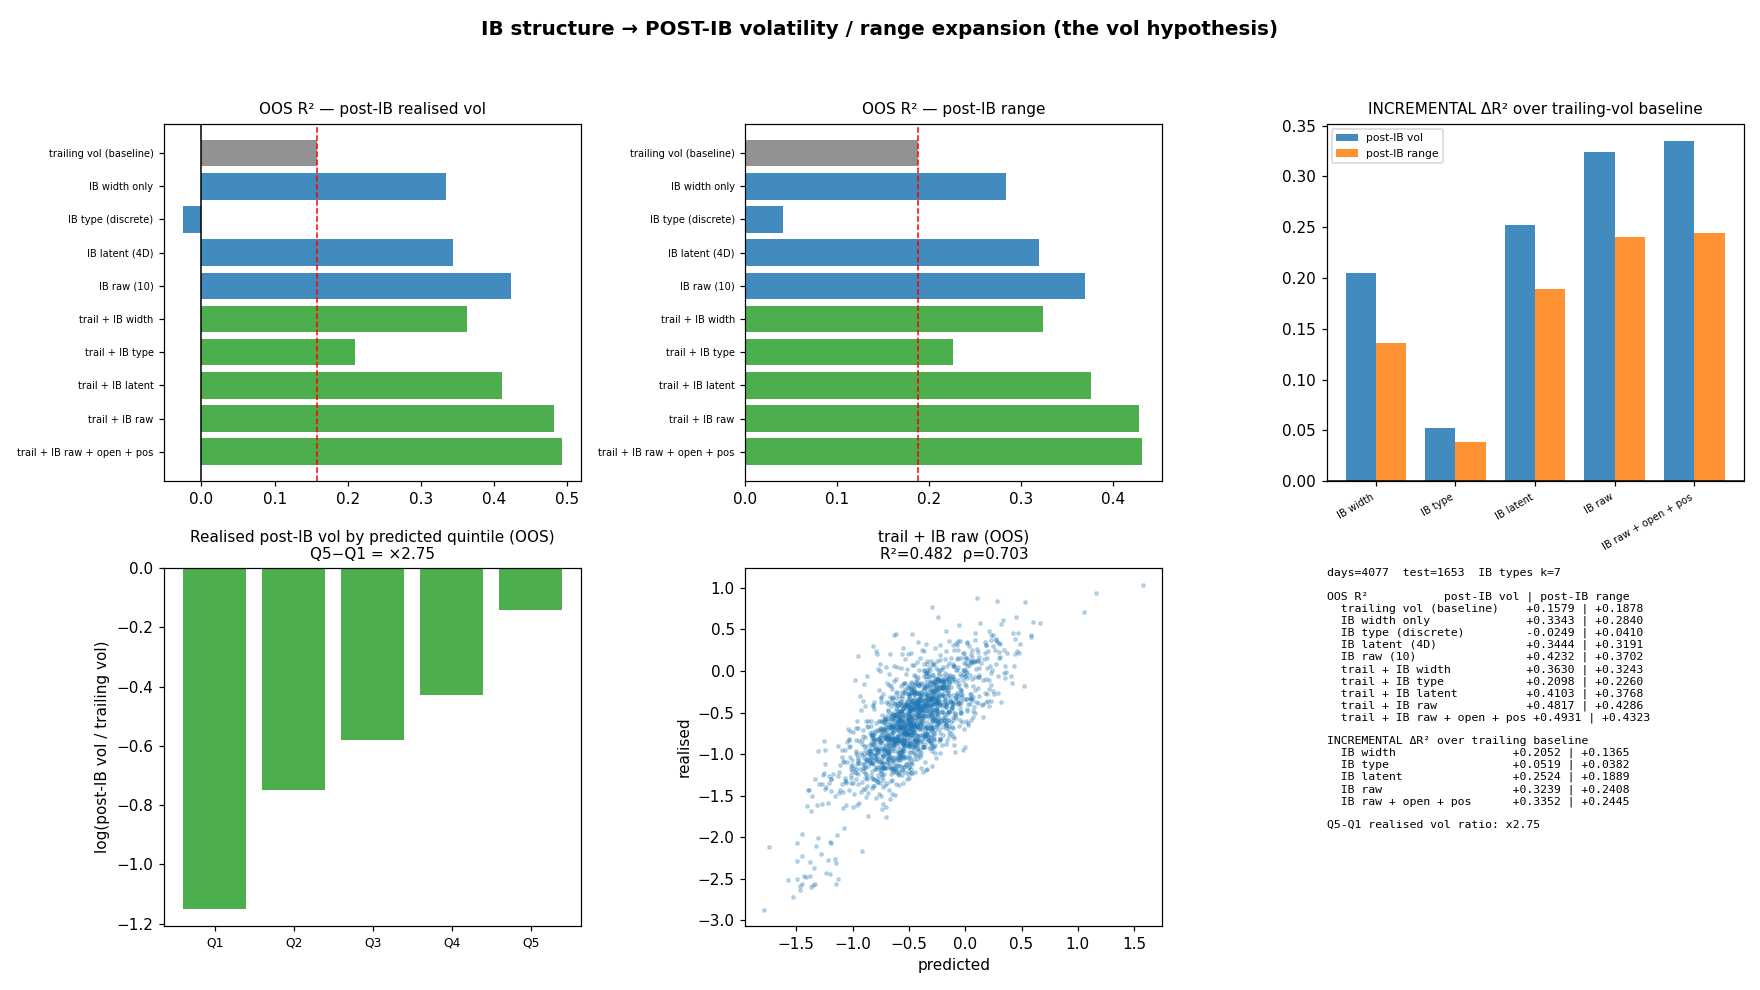

Generate this figure with Python:
"""
predict_post_ib_vol.py — the one hypothesis with a prior chance:
  does the IB STRUCTURE (continuous latent) predict POST-IB VOLATILITY / RANGE
  EXPANSION — i.e. how big the rest of the day will be?

WHY THIS ONE IS DIFFERENT FROM EVERYTHING BEFORE IT
  · The target is a market OUTCOME (realised vol / range of minutes 60→close), not a
    rule label — so it cannot be won by label mechanics.
  · It is physically DISJOINT from every predictor (all predictors close at minute 60).
  · Volatility is the quantity this project has repeatedly found to be predictable,
    while direction never was.

TWO LEAKS THAT WOULD FAKE A RESULT — BOTH CLOSED HERE
  1. `rv20` in es_days is computed from daily closes INCLUDING today's close. Using it
     (or `ib_rv_ratio`, which divides by it) to predict today's vol is lookahead.
     → everything uses rv20.shift(1); the IB `width` feature is RECOMPUTED lag-safely.
  2. Normalising the target by the IB range would put a predictor in the denominator
     and manufacture a mechanical relationship.
     → targets are normalised by TRAILING vol only.

THE REAL TEST — INCREMENTALITY
  Vol is autocorrelated, so any block containing trailing vol scores R²>0 trivially.
  The question is ΔR² of IB structure ON TOP of a trailing-vol baseline.

USAGE  ./vbt-env/bin/python predict_post_ib_vol.py
"""
import os, argparse, importlib.util, logging
import numpy as np
import pandas as pd

import torch
from sklearn.preprocessing import StandardScaler
from sklearn.linear_model import Ridge
from sklearn.mixture import GaussianMixture
from sklearn.metrics import r2_score
from scipy import stats
import matplotlib
matplotlib.use('Agg')
import matplotlib.pyplot as plt

ROOT      = os.path.dirname(os.path.abspath(__file__))
CACHE     = os.path.join(ROOT, 'cache')
RTH_START = 14 * 60 + 30
RTH_END   = 21 * 60 + 0
SEED      = 7
TEST_FROM = pd.Timestamp('2020-01-01')
IBW       = 60
WINDOW    = 60

logging.basicConfig(level=logging.INFO, format='%(asctime)s  %(levelname)-7s %(message)s',
                    datefmt='%H:%M:%S')
log = logging.getLogger('ibvol')
np.random.seed(SEED); torch.manual_seed(SEED)

POS_FEATS = ['open_rel_prior_range', 'dist_from_prior_mid', 'abs_gap_vol', 'outside_range']


def _load(name, path):
    s = importlib.util.spec_from_file_location(name, path)
    m = importlib.util.module_from_spec(s); s.loader.exec_module(m); return m


def build():
    es = pd.read_parquet(os.path.join(CACHE, 'es_continuous.parquet'))
    es.index = pd.to_datetime(es.index)
    t = es.index.hour * 60 + es.index.minute
    rth = es[(t >= RTH_START) & (t < RTH_END)].copy()
    days = pd.read_parquet(os.path.join(CACHE, 'es_days.parquet')); days.index = pd.to_datetime(days.index)

    ib_m   = _load('ib_ae',   os.path.join(ROOT, 'ib_type_autoencoder.py'))
    open_m = _load('open_ae', os.path.join(ROOT, 'open_type_autoencoder.py'))

    # ── TARGETS: post-IB realised vol & range, normalised by TRAILING vol ──
    log.info('building post-IB outcomes …')
    rth2 = rth.copy(); rth2['date'] = rth2.index.normalize()
    rows = {}
    for date, g in rth2.groupby('date'):
        if len(g) < IBW + 60:
            continue
        post = g.iloc[IBW:]
        lr = np.diff(np.log(post['close'].values))
        if len(lr) < 30:
            continue
        rows[date] = dict(
            post_rv=float(np.std(lr) * np.sqrt(len(lr))),                       # session-scale move
            post_range=float((post['high'].max() - post['low'].min()) / post['open'].iloc[0]),
            ib_range_pct=float((g.iloc[:IBW]['high'].max() - g.iloc[:IBW]['low'].min())
                               / g['open'].iloc[0]))
    O = pd.DataFrame(rows).T.sort_index()

    rv20_prev = days['rv20'].shift(1)                    # LAG-SAFE (rv20 includes today's close)
    dvol_prev = (rv20_prev / np.sqrt(252)).replace(0, np.nan)
    O = O.join(dvol_prev.rename('dvol_prev'), how='inner').dropna()
    O['y_rv']    = np.log(O['post_rv'] / O['dvol_prev'])
    O['y_range'] = np.log(O['post_range'] / O['dvol_prev'])

    # ── IB features, with a LAG-SAFE width ──
    log.info('building IB descriptors (lag-safe width) …')
    F = ib_m.build_ib_features(rth, days, bins=24)
    F['width'] = (O['ib_range_pct'].reindex(F.index) / dvol_prev.reindex(F.index))
    F = F.dropna(subset=ib_m.FEATURES)
    tri = F.index < TEST_FROM
    Xi = StandardScaler().fit(F.loc[tri, ib_m.FEATURES]).transform(F[ib_m.FEATURES]).astype(np.float32)
    ae = ib_m.train_ae(Xi[tri], Xi.shape[1], latent=4, epochs=120)
    Zib = pd.DataFrame(ib_m.encode(ae, Xi), index=F.index, columns=[f'ibz{i}' for i in range(4)])

    # ── opening latent (extra block) ──
    paths, _ = open_m.build_open_paths(rth, WINDOW)
    trp = paths.index < TEST_FROM
    ae_o = open_m.train_ae(paths.values.astype(np.float32)[trp], WINDOW, 8, 80)
    Zop = pd.DataFrame(open_m.encode(ae_o, paths.values.astype(np.float32)), index=paths.index,
                       columns=[f'opz{i}' for i in range(8)])

    # ── trailing-vol baseline + position ──
    vix = pd.read_parquet(os.path.join(CACHE, 'vix_daily.parquet'))
    vix.index = pd.to_datetime(vix.index)
    v = vix['vix_close'].reindex(days.index).ffill()
    T = pd.DataFrame(index=days.index)
    T['log_rv20_prev'] = np.log(rv20_prev.replace(0, np.nan))
    T['log_vix_prev']  = np.log(v.shift(1))
    T['vix_chg5']      = v.shift(1) - v.shift(6)

    prng = (days['prev_high'] - days['prev_low']).replace(0, np.nan)
    rel = (days['open_px'] - days['prev_low']) / prng
    P = pd.DataFrame(index=days.index)
    P['open_rel_prior_range'] = rel
    P['dist_from_prior_mid']  = (rel - 0.5).abs()
    P['abs_gap_vol'] = ((days['open_px'] - days['close_px'].shift(1)) /
                        days['close_px'].shift(1)).abs() / dvol_prev
    P['outside_range'] = ((rel < 0) | (rel > 1)).astype(float)

    A = (O[['y_rv', 'y_range']]
         .join(F[ib_m.FEATURES], how='inner')
         .join(Zib, how='inner').join(Zop, how='inner')
         .join(T, how='inner').join(P, how='inner'))
    A = A.replace([np.inf, -np.inf], np.nan).dropna()
    return A, ib_m.FEATURES


def main():
    ap = argparse.ArgumentParser(); ap.add_argument('--kmax', type=int, default=10)
    args = ap.parse_args()
    A, IBFEATS = build()
    tr = A.index < TEST_FROM; te = ~tr
    log.info('dataset: %d days (train %d / test %d)', len(A), tr.sum(), te.sum())

    ibz = [f'ibz{i}' for i in range(4)]
    opz = [f'opz{i}' for i in range(8)]
    TRAIL = ['log_rv20_prev', 'log_vix_prev', 'vix_chg5']

    # discrete IB type (BIC argmin) for the discrete-vs-continuous comparison
    Z = A[ibz].values
    best = min(range(1, args.kmax + 1),
               key=lambda k: GaussianMixture(k, covariance_type='full', n_init=5,
                                             reg_covar=1e-4, random_state=SEED).fit(Z[tr]).bic(Z[tr]))
    A['ib_type'] = GaussianMixture(best, covariance_type='full', n_init=25, reg_covar=1e-4,
                                   random_state=SEED).fit(Z[tr]).predict(Z)
    log.info('IB types: BIC argmin k=%d', best)

    sc = lambda c: pd.DataFrame(StandardScaler().fit(A.loc[tr, c]).transform(A[c]),
                                index=A.index, columns=c)
    blocks = {
        'trailing vol (baseline)': sc(TRAIL),
        'IB width only':           sc(['width']),
        'IB type (discrete)':      pd.get_dummies(A['ib_type'], prefix='ibt'),
        'IB latent (4D)':          sc(ibz),
        'IB raw (10)':             sc(IBFEATS),
        'trail + IB width':        pd.concat([sc(TRAIL), sc(['width'])], axis=1),
        'trail + IB type':         pd.concat([sc(TRAIL), pd.get_dummies(A['ib_type'], prefix='ibt')], axis=1),
        'trail + IB latent':       pd.concat([sc(TRAIL), sc(ibz)], axis=1),
        'trail + IB raw':          pd.concat([sc(TRAIL), sc(IBFEATS)], axis=1),
        'trail + IB raw + open + pos': pd.concat([sc(TRAIL), sc(IBFEATS), sc(opz), sc(POS_FEATS)], axis=1),
    }

    out = {}
    for tgt in ['y_rv', 'y_range']:
        y = A[tgt].values
        log.info('══ target: %s ══', tgt)
        res = {}
        for name, X in blocks.items():
            m = Ridge(alpha=10.0).fit(X.values[tr], y[tr])
            p = m.predict(X.values[te])
            r2 = r2_score(y[te], p)
            rho = stats.spearmanr(p, y[te]).correlation
            res[name] = dict(r2=r2, rho=rho, pred=p)
            log.info('  [%-28s] OOS R²=%+.4f  Spearman=%+.3f', name, r2, rho)
        base = res['trailing vol (baseline)']['r2']
        for name in ['trail + IB width', 'trail + IB type', 'trail + IB latent', 'trail + IB raw',
                     'trail + IB raw + open + pos']:
            log.info('  INCREMENTAL %-28s ΔR² = %+.4f', name, res[name]['r2'] - base)
        out[tgt] = res

    # quintile monotonicity on the best model (y_rv)
    y = A['y_rv'].values[te]
    pred = out['y_rv']['trail + IB raw']['pred']
    qs = pd.qcut(pd.Series(pred), 5, labels=[f'Q{i+1}' for i in range(5)])
    qt = pd.DataFrame({'pred_q': qs.values, 'realised': y}).groupby('pred_q', observed=True)['realised'].agg(['mean', 'count'])
    log.info('realised log-vol ratio by predicted quintile (OOS):\n%s', qt.round(3).to_string())
    spread = qt['mean'].iloc[-1] - qt['mean'].iloc[0]
    log.info('Q5−Q1 spread = %.3f log units  (×%.2f in vol terms)', spread, np.exp(spread))

    # ── figure ──
    fig = plt.figure(figsize=(16, 9))
    fig.suptitle('IB structure → POST-IB volatility / range expansion (the vol hypothesis)',
                 fontsize=13, weight='bold')
    names = list(blocks.keys())

    for i, tgt in enumerate(['y_rv', 'y_range']):
        ax = fig.add_subplot(2, 3, i + 1)
        vals = [out[tgt][n]['r2'] for n in names]
        cols = ['C7' if 'baseline' in n else ('C2' if n.startswith('trail +') else 'C0') for n in names]
        ax.barh(range(len(names)), vals, color=cols, alpha=.85)
        ax.set_yticks(range(len(names))); ax.set_yticklabels(names, fontsize=6.5)
        ax.axvline(0, color='k', lw=1)
        ax.axvline(out[tgt]['trailing vol (baseline)']['r2'], color='r', ls='--', lw=1)
        ax.set_title(f'OOS R² — {"post-IB realised vol" if tgt=="y_rv" else "post-IB range"}', fontsize=10)
        ax.invert_yaxis()

    ax = fig.add_subplot(2, 3, 3)
    inc = ['trail + IB width', 'trail + IB type', 'trail + IB latent', 'trail + IB raw',
           'trail + IB raw + open + pos']
    w = .38
    for j, tgt in enumerate(['y_rv', 'y_range']):
        b = out[tgt]['trailing vol (baseline)']['r2']
        ax.bar(np.arange(len(inc)) + (j - .5) * w, [out[tgt][n]['r2'] - b for n in inc], w,
               label='post-IB vol' if tgt == 'y_rv' else 'post-IB range', alpha=.85)
    ax.axhline(0, color='k', lw=1)
    ax.set_xticks(range(len(inc))); ax.set_xticklabels([n.replace('trail + ', '') for n in inc],
                                                       rotation=30, fontsize=6.5, ha='right')
    ax.set_title('INCREMENTAL ΔR² over trailing-vol baseline', fontsize=10); ax.legend(fontsize=7)

    ax = fig.add_subplot(2, 3, 4)
    ax.bar(range(len(qt)), qt['mean'].values, color='C2', alpha=.85)
    ax.set_xticks(range(len(qt))); ax.set_xticklabels(qt.index, fontsize=8)
    ax.set_title(f'Realised post-IB vol by predicted quintile (OOS)\nQ5−Q1 = ×{np.exp(spread):.2f}',
                 fontsize=10); ax.set_ylabel('log(post-IB vol / trailing vol)')

    ax = fig.add_subplot(2, 3, 5)
    ax.scatter(pred, y, s=5, alpha=.25)
    ax.set_xlabel('predicted'); ax.set_ylabel('realised')
    ax.set_title(f'trail + IB raw (OOS)\nR²={out["y_rv"]["trail + IB raw"]["r2"]:.3f}  '
                 f'ρ={out["y_rv"]["trail + IB raw"]["rho"]:.3f}', fontsize=10)

    ax = fig.add_subplot(2, 3, 6); ax.axis('off')
    L = [f'days={len(A)}  test={te.sum()}  IB types k={best}', '',
         'OOS R²           post-IB vol | post-IB range']
    for n in names:
        L.append(f'  {n:<26} {out["y_rv"][n]["r2"]:+.4f} | {out["y_range"][n]["r2"]:+.4f}')
    L += ['', 'INCREMENTAL ΔR² over trailing baseline']
    for n in inc:
        L.append(f'  {n.replace("trail + ",""):<24} {out["y_rv"][n]["r2"]-out["y_rv"]["trailing vol (baseline)"]["r2"]:+.4f} | '
                 f'{out["y_range"][n]["r2"]-out["y_range"]["trailing vol (baseline)"]["r2"]:+.4f}')
    L += ['', f'Q5-Q1 realised vol ratio: x{np.exp(spread):.2f}']
    ax.text(0, 1, '\n'.join(L), va='top', ha='left', fontsize=7.5, family='monospace')

    fig.tight_layout(rect=[0, 0, 1, 0.95])
    p = os.path.join(ROOT, 'predict_post_ib_vol.png')
    fig.savefig(p, dpi=110); log.info('saved figure → %s', p)

    print('\n' + '=' * 76)
    print('IB STRUCTURE → POST-IB VOLATILITY (OOS 2020-2026)')
    print('=' * 76)
    for tgt, lab in [('y_rv', 'post-IB realised vol'), ('y_range', 'post-IB range')]:
        b = out[tgt]['trailing vol (baseline)']['r2']
        print(f'\n{lab}:  trailing-vol baseline R² = {b:+.4f}')
        for n in inc:
            print(f'  +{n.replace("trail + ",""):<24} R² {out[tgt][n]["r2"]:+.4f}   ΔR² {out[tgt][n]["r2"]-b:+.4f}')
    print(f'\nQ5-Q1 realised post-IB vol: x{np.exp(spread):.2f}')
    print('=' * 76)


if __name__ == '__main__':
    main()
